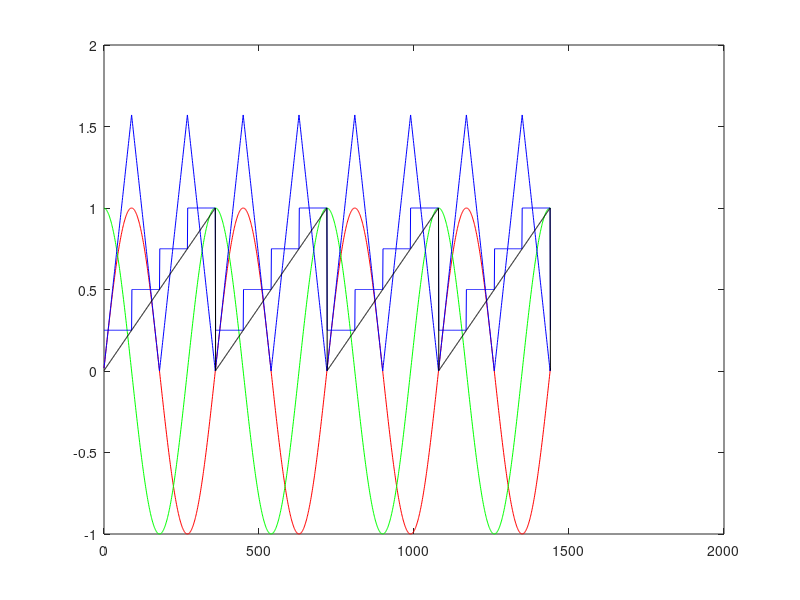

Reproduce this figure in MATLAB.
theta = 0:1:360*4;
max = 1.57;

va = zeros(size(theta));
vb = zeros(size(theta));
angle = zeros(size(theta));
sector = zeros(size(theta));
angle360 = zeros(size(theta));

sin_err = zeros(size(theta));
cos_err = zeros(size(theta));

N = length(theta);

for i=1:N
    va(i) = sin( i * ( pi/180) );
    vb(i) = cos( i * ( pi/180) );
    
    %sin_err(i) = 0.2 * va(i);
    %cos_err(i) = 0.2 * vb(i);
    
    sin_err(i) = 0.1 * sin( ( i + 10 ) * ( pi/180) );
    cos_err(i) = 0.1 * cos( ( i + 10 ) * ( pi/180) );
    
    va(i) = va(i) - cos_err(i);
    vb(i) = vb(i) - sin_err(i);
end

for i=1:N
    va(i) = va(i) + cos_err(i);
    vb(i) = vb(i) + sin_err(i);

    angle(i) = atan( va(i) / vb(i) );

    if angle(i)<0
        angle(i) = -angle(i);
    end
    
    if  va(i)>0 && vb(i)> 0
        sector(i) = 1;
    end
    
    if va(i)>0 && vb(i) < 0
        sector(i) = 2;
    end
    
    if va(i)<0 && vb(i) < 0
        sector(i) = 3;
    end
    
    if va(i)<0 && vb(i) >0
        sector(i) = 4;
    end
    
    angle_deg = 90 * ( angle(i) / max );
    
    switch sector(i) 
        case 1
            angle360(i) = angle_deg;
        case 2
            angle360(i) = 180 - angle_deg;
        case 3
            angle360(i) = 180 + angle_deg;
        case 4
            angle360(i) = 360 - angle_deg;
    end
    
    angle360(i) = angle360(i) / 360;
end

plot(theta, va,'Color','red');
hold on;
plot(theta, vb,'Color','green');

hold on;
plot(theta, angle,'Color','blue');
hold on;
plot(theta, sector/4,'Color','blue');

hold on;
plot(theta, angle360,'Color','black');